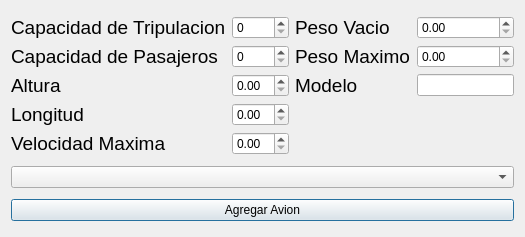
<?xml version="1.0" encoding="UTF-8"?>
<ui version="4.0">
 <class>ModificarAvion</class>
 <widget class="QDialog" name="ModificarAvion">
  <property name="geometry">
   <rect>
    <x>0</x>
    <y>0</y>
    <width>525</width>
    <height>237</height>
   </rect>
  </property>
  <property name="windowTitle">
   <string>Dialog</string>
  </property>
  <layout class="QGridLayout" name="gridLayout_2">
   <item row="0" column="0">
    <layout class="QGridLayout" name="gridLayout">
     <item row="0" column="0">
      <widget class="QLabel" name="label">
       <property name="font">
        <font>
         <pointsize>14</pointsize>
        </font>
       </property>
       <property name="text">
        <string>Capacidad de Tripulacion</string>
       </property>
      </widget>
     </item>
     <item row="0" column="1">
      <widget class="QSpinBox" name="sp_tripulacion"/>
     </item>
     <item row="0" column="2">
      <widget class="QLabel" name="label_6">
       <property name="font">
        <font>
         <pointsize>14</pointsize>
        </font>
       </property>
       <property name="text">
        <string>Peso Vacio</string>
       </property>
      </widget>
     </item>
     <item row="0" column="3">
      <widget class="QDoubleSpinBox" name="sp_pesoVacio"/>
     </item>
     <item row="1" column="0">
      <widget class="QLabel" name="label_2">
       <property name="font">
        <font>
         <pointsize>14</pointsize>
        </font>
       </property>
       <property name="text">
        <string>Capacidad de Pasajeros</string>
       </property>
      </widget>
     </item>
     <item row="1" column="1">
      <widget class="QSpinBox" name="sp_pasajeros"/>
     </item>
     <item row="1" column="2">
      <widget class="QLabel" name="label_7">
       <property name="font">
        <font>
         <pointsize>14</pointsize>
        </font>
       </property>
       <property name="text">
        <string>Peso Maximo</string>
       </property>
      </widget>
     </item>
     <item row="1" column="3">
      <widget class="QDoubleSpinBox" name="sp_pesoMaximo"/>
     </item>
     <item row="2" column="0">
      <widget class="QLabel" name="label_3">
       <property name="font">
        <font>
         <pointsize>14</pointsize>
        </font>
       </property>
       <property name="text">
        <string>Altura</string>
       </property>
      </widget>
     </item>
     <item row="2" column="1">
      <widget class="QDoubleSpinBox" name="sp_altura"/>
     </item>
     <item row="2" column="2">
      <widget class="QLabel" name="label_8">
       <property name="font">
        <font>
         <pointsize>14</pointsize>
        </font>
       </property>
       <property name="text">
        <string>Modelo</string>
       </property>
      </widget>
     </item>
     <item row="2" column="3">
      <widget class="QLineEdit" name="tf_marca"/>
     </item>
     <item row="3" column="0">
      <widget class="QLabel" name="label_4">
       <property name="font">
        <font>
         <pointsize>14</pointsize>
        </font>
       </property>
       <property name="text">
        <string>Longitud</string>
       </property>
      </widget>
     </item>
     <item row="3" column="1">
      <widget class="QDoubleSpinBox" name="sp_longitud"/>
     </item>
     <item row="4" column="0">
      <widget class="QLabel" name="label_5">
       <property name="font">
        <font>
         <pointsize>14</pointsize>
        </font>
       </property>
       <property name="text">
        <string>Velocidad Maxima</string>
       </property>
      </widget>
     </item>
     <item row="4" column="1">
      <widget class="QDoubleSpinBox" name="sp_velocidadMaxima"/>
     </item>
    </layout>
   </item>
   <item row="2" column="0">
    <widget class="QPushButton" name="pushButton">
     <property name="text">
      <string>Agregar Avion</string>
     </property>
    </widget>
   </item>
   <item row="1" column="0">
    <widget class="QComboBox" name="comboBox"/>
   </item>
  </layout>
 </widget>
 <resources/>
 <connections/>
</ui>
